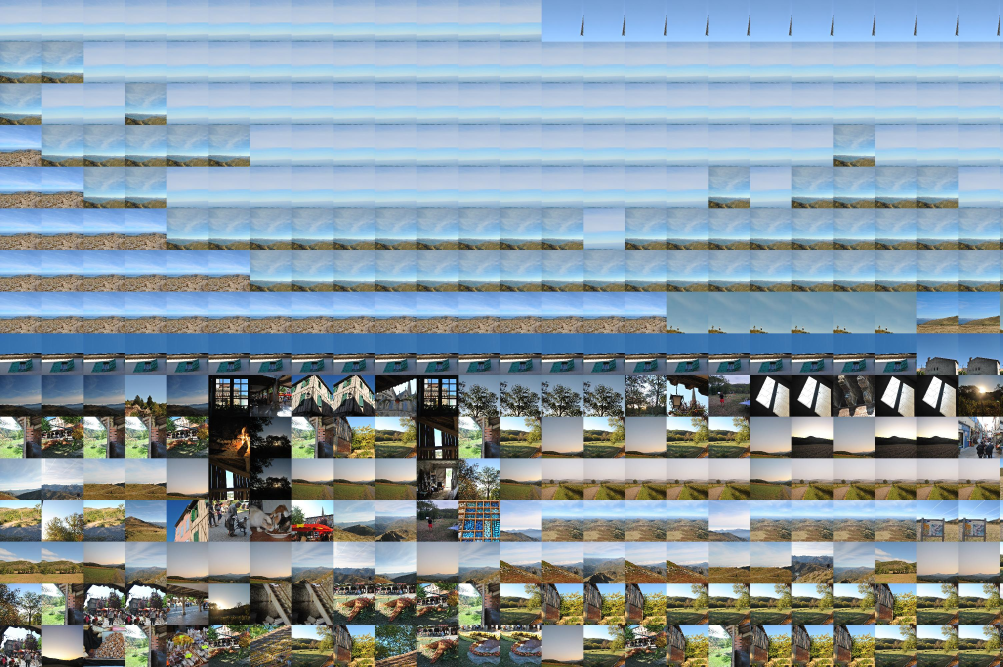
#> input picture collage.jpg, 3008 x 2000 px, given as the content of the folder seed, which was not available (shown at 1/3 size)
$ python analyse.py   (Python 2 division)
#> lines starting #> are read from the running program, lines starting #| are printed output that depends on the picture; pictures that were not available may be replaced by others from this repository, and a replacement may not be noted
import Image, ImageDraw
import os
import sys
from os import listdir
from os.path import isfile, join
import sqlite3

def get_colors(infile, outfile = '', numcolors=1, swatchsize=20, resize=150):

#> called with infile = '_only/collage.jpg', outfile = '', numcolors = 1, swatchsize = 20, resize = 150
    image = Image.open(infile)
#> image is the input picture: PIL image 3008x2000 RGB; mean R, G, B 137, 153.7, 163.4
    image = image.resize((resize, resize))
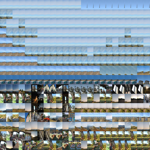
#> image: PIL image 150x150 RGB; mean R, G, B 137, 153.6, 163.3
    result = image.convert('P', palette=Image.ADAPTIVE, colors=numcolors)
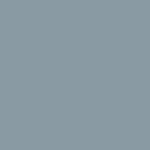
#> result: PIL image 150x150 P; mean R, G, B 137, 154, 163
    result.putalpha(0)
#> result: PIL image 150x150 PA
    colors = result.getcolors(resize*resize)
#> colors = [(22500, (0, 0))]

    return colors[0][1]

def get_files(s_base_dir):
	fileList = []

	for root, subFolders, files in os.walk(s_base_dir):
	    for file in files:
			f = os.path.join(root,file)
			fileList.append(f)

	return fileList


if __name__ == '__main__':

	files = get_files('seed')

	i_files = len(files)
	i_block_size = 100


	print "%i files" % i_files

	# store in db
	db = sqlite3.connect('database')
	cursor = db.cursor()


	#for i in range(10):
	for i in range(i_files):
		if(files[i].endswith(('.jpg', '.JPG', '.jpeg', '.JPEG'))):
			t_color_tuple = get_colors(files[i])
#> t_color_tuple = (0, 0)
#> (the run stopped early here; a loop or call above may not have finished)

$ run again, on sam_julie.JPG
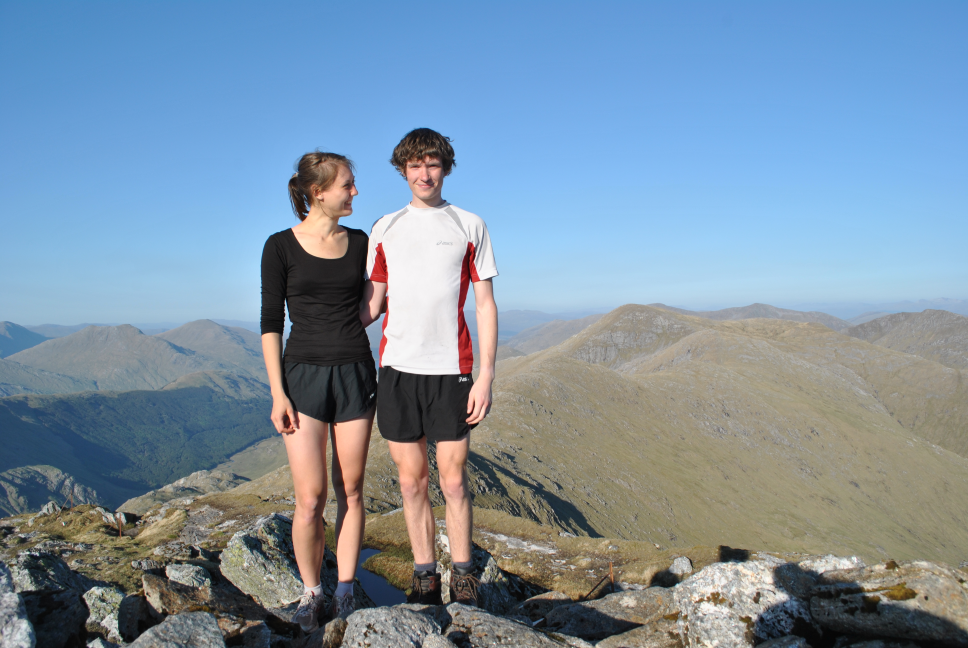
#> input picture sam_julie.JPG, 3872 x 2592 px, given as the content of the folder seed, which was not available (shown at 1/4 size)
#> in get_colors, image is the input picture: PIL image 3872x2592 RGB; mean R, G, B 124.9, 145.7, 163.4
#> in get_colors, `image = image.resize((resize, resize))`:
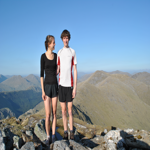
#> image: PIL image 150x150 RGB; mean R, G, B 124.9, 145.7, 163.4
#> colors = [(22500, (0, 0))]
#> t_color_tuple = (0, 0)
